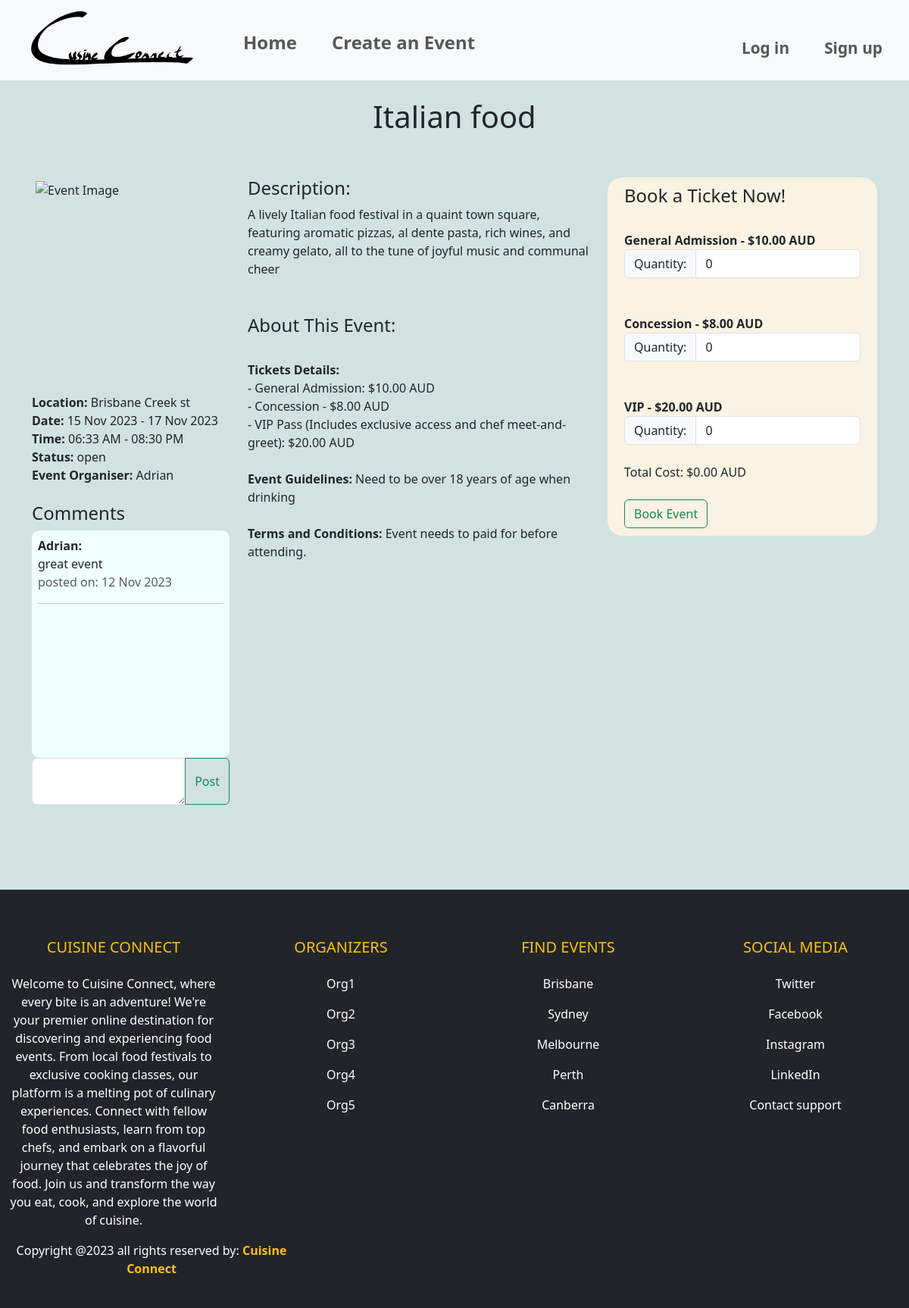
Screenshot of /events/event/1 with the database file from the repository.
### website/models.py (models this page shows, shortened)
class Event(db.Model):
    __tablename__ = 'events'
    id = db.Column(db.Integer, primary_key=True)
    name = db.Column(db.String(80), nullable=False)
    location = db.Column(db.String(400), nullable=False)
    start_date = db.Column(db.Date, nullable=False)
    end_date = db.Column(db.Date, nullable=False)
    start_time = db.Column(db.Time, nullable=False)
    end_time = db.Column(db.Time, nullable=False)
    ga_price = db.Column(db.Numeric, nullable=False)
    ga_availability = db.Column(db.Integer, nullable=False)
    concession_price = db.Column(db.Numeric, nullable=False)
    concession_availability = db.Column(db.Integer, nullable=False)
    vip_price = db.Column(db.Numeric, nullable=False)
    vip_availability = db.Column(db.Integer, nullable=False)
    description = db.Column(db.Text, nullable=False)
    image = db.Column(db.String(400), nullable=True)
    event_guidelines = db.Column(db.Text, nullable=True)
    terms_conditions = db.Column(db.Text, nullable=True)
    status = db.Column(db.String(80), nullable=True)
    category = db.Column(db.String(80), nullable=True)
    comments = db.relationship('Comment', backref='event')
    user_id = db.Column(db.Integer, db.ForeignKey('users.id'))
    user = db.relationship('User', backref=db.backref('events', lazy=True))

class User(db.Model, UserMixin):
    __tablename__='users'
    id = db.Column(db.Integer, primary_key=True)
    name = db.Column(db.String(100), index=True, unique=True, nullable=False)
    emailid = db.Column(db.String(100), index=True, nullable=False)
    contactnumber = db.Column(db.Integer)
    address = db.Column(db.String(15), unique=True, index=True, nullable=True)
    password_hash = db.Column(db.String(255), nullable=False)
    comments = db.relationship('Comment', backref='user')

class Comment(db.Model):
    __tablename__ = 'comments'
    id = db.Column(db.Integer, primary_key=True)
    text = db.Column(db.String(400))
    created_at = db.Column(db.DateTime, default=datetime.now())
    user_id = db.Column(db.Integer, db.ForeignKey('users.id'))
    event_id = db.Column(db.Integer, db.ForeignKey('events.id'))

### website/events.py (the view)
@bp.route('/event/<int:id>')
def event_details(id):
    print(f"Event ID: {id}")
    event = Event.query.get_or_404(id)
    comment_form = CommentForm()
    return render_template('eventDetails.html', event=event, form=comment_form)

### website/forms.py
class CommentForm(FlaskForm):
    text = TextAreaField('Comment', [InputRequired()])
    submit = SubmitField('Post')

### website/templates/eventDetails.html (shortened to what this page needs)
{% extends 'base.html' %}
{% block header %}
<link rel="stylesheet" href="{{ url_for('static', filename='style/style.css') }}">
{% endblock %}
{% block content %}
<div>
    <div class="heading">
        <h1>{{ event.name }}</h1><br><br>
    </div>
    <div class="container">
        <div class="row">
            <div class="col-sm-3">
                <div class="box">
                    <img class="cropImage" src="{{ url_for('static', filename=event.image.split('static/')[1].replace('\\', '/')) }}" alt="Event Image">
                </div>
                <br><b>Location:</b> {{ event.location }}
                <br><b>Date:</b> {{ event.start_date.strftime('%d %b %Y') }} - {{ event.end_date.strftime('%d %b %Y') }}
                <br><b>Time:</b> {{ event.start_time.strftime('%I:%M %p') }} - {{ event.end_time.strftime('%I:%M %p') }}
                <br><b>Status:</b> {{ event.status }}
                <br><b>Event Organiser:</b> {{ event.user.name }}
                <br><br><h4>Comments</h4>
                <div class="overflow-auto reviewsColor">
                    <div class="reviews">
                        {% for comment in event.comments %}
                        <div>
                            <b>{{ comment.user.name }}:</b><br>
                            {{ comment.text }}
                            <div class="text-muted">posted on: {{ comment.created_at.strftime('%d %b %Y') }}</div>
                        </div>
                        <hr class="hr hr-blurry" />
                        {% endfor %}
                    </div>
                </div>
                <form method="post" action="{{ url_for('event.post_comment', event_id=event.id) }}">
                    <div class="input-group mb-3">
                        {{ form.text(class="form-control") }}
                        <button class="btn btn-outline-success" type="submit">Post</button>
                    </div>
                </form>
            </div>
            <div class="col-sm-5">
                <h4>Description:</h4>
                {{ event.description }}
                <br><br><br><h4>About This Event:</h4>
                <br><b>Tickets Details:</b>
                <br>- General Admission: ${{ "%.2f"|format(event.ga_price) }} AUD
                <br>- Concession - ${{ "%.2f"|format(event.concession_price) }} AUD
                <br>- VIP Pass (Includes exclusive access and chef meet-and-greet): ${{ "%.2f"|format(event.vip_price) }} AUD
                <br><br><b>Event Guidelines:</b>
                {{ event.event_guidelines }}
                <br><br><b>Terms and Conditions:</b>
                {{ event.terms_conditions }}
            </div>
            <div class="col-sm-4">
                <div class="formLayout">
                    <div class="container">
                        <h4>Book a Ticket Now!</h4>
                        <form method="post" action="{{ url_for('event.book_event', id=event.id) }}">
                            <br><b>General Admission - ${{ "%.2f"|format(event.ga_price) }} AUD</b><br>
                            <div class="input-group">
                                <div class="input-group-text">Quantity:</div>
                                <input type="number" name="ga_quantity" id="GAquantity" class="form-control" min="0" value="0">
                            </div><br>
                            <br><b>Concession - ${{ "%.2f"|format(event.concession_price) }} AUD</b><br>
                            <div class="input-group">
                                <div class="input-group-text">Quantity:</div>
                                <input type="number" name="concession_quantity" id="concessionquantity" class="form-control" min="0" value="0">
                            </div><br>
                            <br><b>VIP - ${{ "%.2f"|format(event.vip_price) }} AUD</b><br>
                            <div class="input-group">
                                <div class="input-group-text">Quantity:</div>
                                <input type="number" name="vip_quantity" id="VIPquantity" class="form-control" min="0" value="0">
                            </div><br>
                            <div id="totalPrice">Total Cost: $0.00 AUD</div><br>
                            <button class="btn btn-outline-success" type="submit">Book Event</button>
                        </form>
                    </div>
                </div>
            </div>
        </div>
    </div>
</div>
<br><br><br><br>
{% endblock %}

### website/templates/base.html (shortened to what this page needs)
<!DOCTYPE html>
<html lang="en">
    <head>
        <link rel="stylesheet" href="{{url_for('static', filename='style/style.css')}}">
        <link href="https://cdn.jsdelivr.net/npm/bootstrap@5.3.1/dist/css/bootstrap.min.css" rel="stylesheet">
    </head>
    <body class="bGColor">
        <nav class="navbar sticky-top navbar-expand-sm bg-light navbar-light justify-content-center">
            <div class="container-fluid">
                    <ul class="navbar-nav">
                        <li><a class="navbar-brand" href = "{{ url_for('main.index') }}"><img src="{{url_for('static', filename='img/logo.png')}}" style="width:240px;height:90px"></a></li>
                        <li class="nav-item" ><a style="font-size: 150%; padding-top: 30px;" class="nav-link" href = "{{ url_for('main.index') }}"><b>Home</b></a></li>
                        <li class="nav-item" ><a style="font-size: 150%; padding-top: 30px;" class="nav-link" href = "{{ url_for('event.create') }}"><b>Create an Event</b></a></li>
                    </ul>
                    <ul class = "navbar-nav navbar-right">
                        {% if current_user.is_authenticated %}
                        <li class="nav-item" ><a style="font-size: 130%; padding-top: 30px;" class="nav-link" href = "#"><b>Welcome {{current_user.name}}</b></a></li>
                        <li class="nav-item" ><a style="font-size: 130%; padding-top: 30px;" class="nav-link" href = "{{ url_for('auth.logout') }}"><b>Log out</b></a></li>
                        {% else %}
                        <li class="nav-item" ><a style="font-size: 130%; padding-top: 30px;" class="nav-link" href = "{{ url_for('auth.login') }}"><b>Log in</b></a></li>
                        <li class="nav-item" ><a style="font-size: 130%; padding-top: 30px;" class="nav-link" href = "{{ url_for('auth.register') }}"><b>Sign up</b></a></li>
                        {% endif %}
                    </ul>
            </div>
        </nav>
        {% block header %}
        {% endblock %}
    {% block content %}
    {% endblock %}
    <footer class="bg-dark text-white pt-5 pb-4">
        <div class="container-fluid text-center text-md-left">
            <div class="row text-center text-md-left">
                <div class="col-md-3 col-lg-3 col-xl-3 mx-auto mt-3">
                    <h5 class="text-uppercase mb-4 font-weight-bold text-warning">Cuisine Connect</h5>
                    <p>Welcome to Cuisine Connect, where every bite is an adventure! We're your premier online destination for discovering and experiencing food events.
                        From local food festivals to exclusive cooking classes, our platform is a melting pot of culinary experiences. Connect with fellow food enthusiasts,
                        learn from top chefs, and embark on a flavorful journey that celebrates the joy of food. Join us and transform the way you eat, cook, and explore the world of cuisine.</p>
                </div>
                <div class="col-md-3 col-lg-3 col-xl-3 mx-auto mt-3">
                    <h5 class="text-uppercase mb-4 font-weight-bold text-warning">Organizers</h5>
                    <p>
                        <a href="#" class="text-white" style="text-decoration: none;">Org1</a>
                    </p>
                    <p>
                        <a href="#" class="text-white" style="text-decoration: none;">Org2</a>
                    </p>
                    <p>
                        <a href="#" class="text-white" style="text-decoration: none;">Org3</a>
                    </p>
                    <p>
                        <a href="#" class="text-white" style="text-decoration: none;">Org4</a>
                    </p>
                    <p>
                        <a href="#" class="text-white" style="text-decoration: none;">Org5</a>
                    </p>
                </div>
                <div class="col-md-3 col-lg-3 col-xl-3 mx auto mt-3">
                    <h5 class="text-uppercase mb-4 font-weight-bold text-warning">Find Events</h5>
                    <p>
                        <a href="#" class="text-white" style="text-decoration: none;">Brisbane</a>
                    </p>
                    <p>
                        <a href="#" class="text-white" style="text-decoration: none;">Sydney</a>
                    </p>
                    <p>
                        <a href="#" class="text-white" style="text-decoration: none;">Melbourne</a>
                    </p>
                    <p>
                        <a href="#" class="text-white" style="text-decoration: none;">Perth</a>
                    </p>
                    <p>
                        <a href="#" class="text-white" style="text-decoration: none;">Canberra</a>
                    </p>
                </div>
                <div class="col-md-3 col-lg-3 col-xl-3 mx auto mt-3">
                    <h5 class="text-uppercase mb-4 font-weight-bold text-warning">Social Media</h5>
                    <p>
                        <a href="#" class="text-white" style="text-decoration: none;">Twitter</a>
                    </p>
                    <p>
                        <a href="#" class="text-white" style="text-decoration: none;">Facebook</a>
                    </p>
                    <p>
                        <a href="#" class="text-white" style="text-decoration: none;">Instagram</a>
                    </p>
                    <p>
                        <a href="#" class="text-white" style="text-decoration: none;">LinkedIn</a>
                    </p>
                    <p>
                        <a href="#" class="text-white" style="text-decoration: none;">Contact support</a>
                    </p>
                </div>
            </div>
            <div class="row">
                <div class="col-md-4 col-lg-4">
                    <p>Copyright @2023 all rights reserved by:
                        <strong class="text-warning">Cuisine Connect</strong>
                    </p>
                </div>
            </div>
        </div>
      </footer>
    </body>
</html>

### website/static/style/style.css (style rules this page uses)
.heading { text-align: center; padding-top: 2%; }
.box { position: relative; width:100%; border: 5px solid rgba(196, 218, 216, 0); }
.box::before { content: ""; display: block; padding-top: 100%; }
.cropImage { position: absolute; top: 0; left: 0; width: 100%; height: 100%; object-fit: cover; }
.bGColor { background-color: rgba(196, 218, 216, 0.767); }
.navbar-nav > li { padding-left: 15px; padding-right: 15px; }
.formLayout { background-color: rgb(250, 242, 226); padding: 10px; border-radius: 20px; }
.reviews { height: 300px; padding: 8px; }
.reviewsColor { background-color: azure; border-radius: 10px; }

### rows the page displays
Event: name "Italian food", location "Brisbane Creek st", start_date "15 Nov 2023", end_date "17 Nov 2023", start_time "06:33 AM", end_time "08:30 PM", status "open", description "A lively Italian food festival in a quaint town square, featuring aromatic pizzas, al dente pasta, rich wines, and creamy gelato, all to the tune of joyful music and communal cheer", ga_price "10.00", concession_price "8.00", vip_price "20.00", event_guidelines "Need to be over 18 years of age when drinking", terms_conditions "Event needs to paid for before attending."
User: user.name "Adrian"
Comment: user.name "Adrian", text "great event", created_at "12 Nov 2023"
